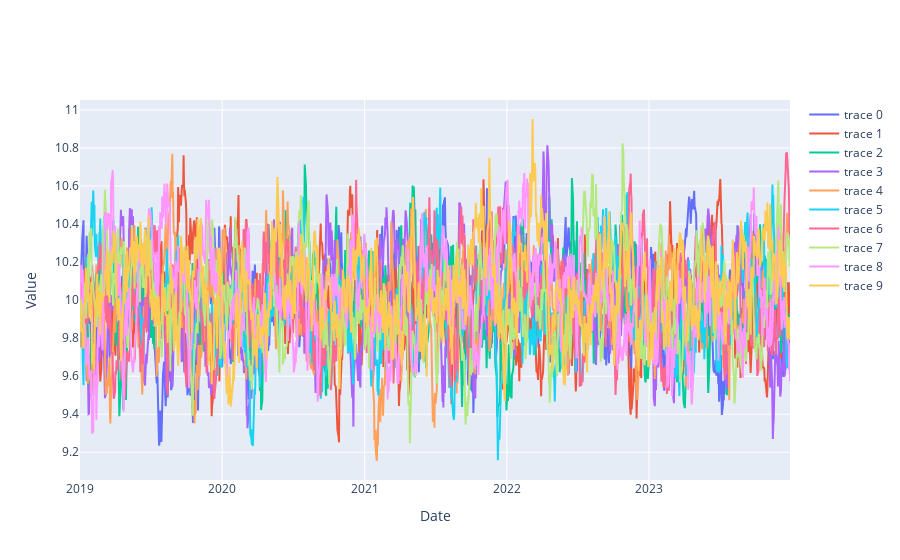

The notebook cell saved with this chart:
### Code cell
train, test = dat.build_simulated_train_test(N=10,mu=params["mu"],sigma=params["sigma"],kappa=params["kappa"])
u.plot_plotly_multiple(train)

### Figure 1 — Plotly figure (JSON) as saved in the notebook; plotly's stock layout.template omitted (floating-point values rounded to 4 significant figures; data arrays with more than 128 entries replaced by an {"elided": "..."} marker saying what was removed)
{"data": [{"mode": "lines", "type": "scatter", "x": {"elided": "1304 str values"}, "y": {"elided": "1304 float values"}}, {"mode": "lines", "type": "scatter", "x": {"elided": "1304 str values"}, "y": {"elided": "1304 float values"}}, {"mode": "lines", "type": "scatter", "x": {"elided": "1304 str values"}, "y": {"elided": "1304 float values"}}, {"mode": "lines", "type": "scatter", "x": {"elided": "1304 str values"}, "y": {"elided": "1304 float values"}}, {"mode": "lines", "type": "scatter", "x": {"elided": "1304 str values"}, "y": {"elided": "1304 float values"}}, {"mode": "lines", "type": "scatter", "x": {"elided": "1304 str values"}, "y": {"elided": "1304 float values"}}, {"mode": "lines", "type": "scatter", "x": {"elided": "1304 str values"}, "y": {"elided": "1304 float values"}}, {"mode": "lines", "type": "scatter", "x": {"elided": "1304 str values"}, "y": {"elided": "1304 float values"}}, {"mode": "lines", "type": "scatter", "x": {"elided": "1304 str values"}, "y": {"elided": "1304 float values"}}, {"mode": "lines", "type": "scatter", "x": {"elided": "1304 str values"}, "y": {"elided": "1304 float values"}}], "layout": {"xaxis": {"title": {"text": "Date"}}, "yaxis": {"title": {"text": "Value"}}}}
